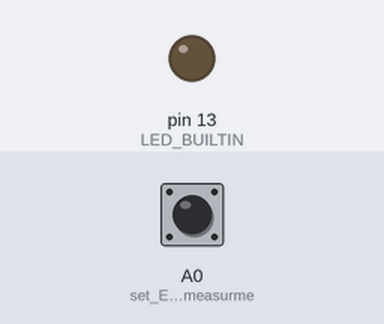
This sketch was run on a simulated Arduino Uno, built with avr-gcc and run on an emulated ATmega328P. Parts: output pins drawn as LEDs (lit = HIGH). Inputs (shaded band) come from the test bench; at power-on: A0 (set_EP_input_for_measurme) LOW. What the sketch prints to the serial monitor is not drawn.

Above: at 1.2 s.
1.3 s: A0 (set_EP_input_for_measurme) pulsed HIGH 2 times (0.12 s each, 0.3 s apart)
At 28.3 s:
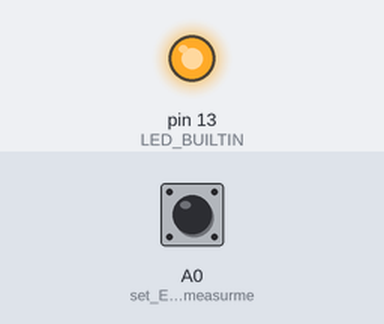
Timing chart, 0 to 28.6 s (numbered marks = the images above; inputs shaded):
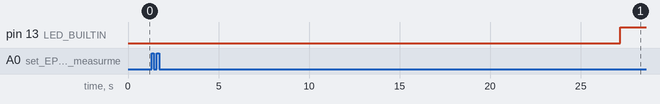

The sketch:

Mustafa_SW420_vibration_sensor.ino
```cpp
//int ledPin = D13;
//int EP =D2;

void setup(){
  pinMode(LED_BUILTIN, OUTPUT);
  pinMode(A0, INPUT); //set EP input for measurment
  Serial.begin(9600); //init serial 9600
  Serial.println("\nWelcome, Vibration Detectore V2.5, 2017/3/5");
  Serial.println("Begin at " + String(millis()/1000));
}
void loop(){
  long measurement =TP_init();
  delay(50);
 // Serial.print("measurment = ");
  if (true || measurement > 0) {
    Serial.print(String(millis()/1000) + ": ");
    for (int i=0; i< measurement/40; i++)

    Serial.println(measurement);
    delay(500);
  }
  if (measurement > 1000){
    digitalWrite(LED_BUILTIN, HIGH);
  }
  else{
    digitalWrite(LED_BUILTIN, LOW);
  }
}

long TP_init(){
  delay(10);
  long measurement=pulseIn (A0, HIGH);  //wait for the pin to get HIGH and returns measurement
  return measurement;
}
```

Measured:
- after the input at 1.3 s, pin 13 (LED_BUILTIN): LOW → HIGH after 25.9 s
